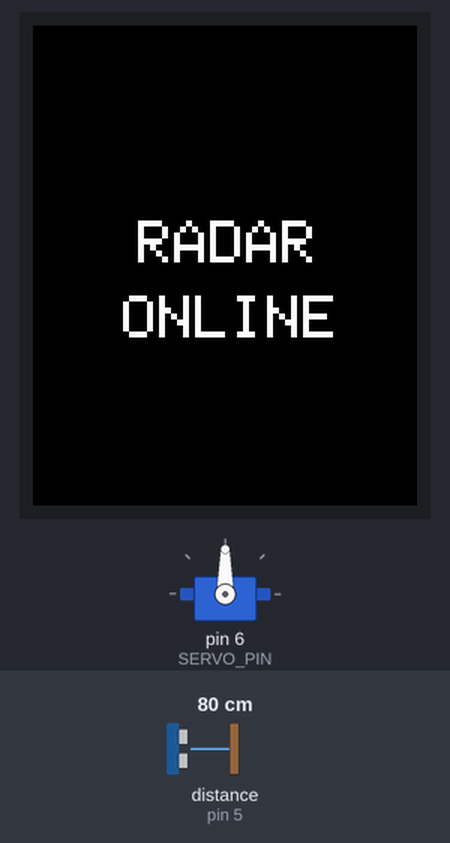
Recording of a sketch running on a simulated Arduino Uno, built with avr-gcc and run on an emulated ATmega328P. Shown: 128×160 colour display, servo. Wiring (inferred from the names in the program): ultrasonic range finder: trigger pin 4; echo pin 5. Inputs (shaded band) come from the test bench; at power-on: distance to the obstacle (sensor on pin 5) 80 cm. The echo pulse lasts 58.3 µs per cm.

Above: at 8.6 s.
At 11.5 s:
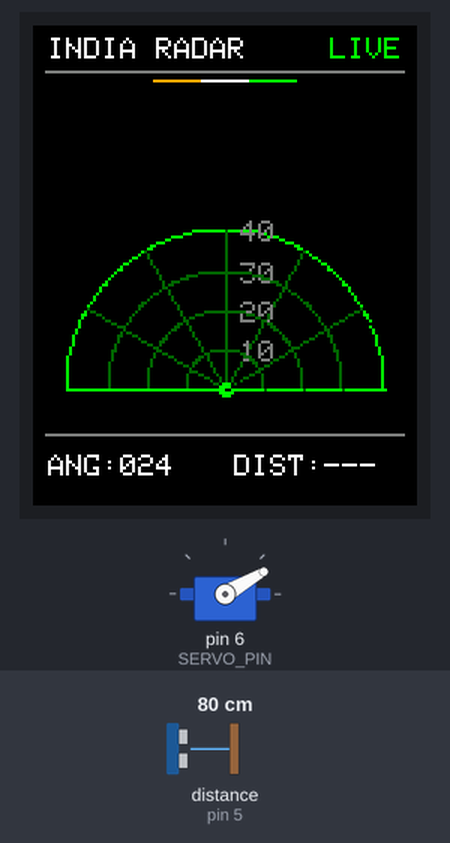
11.6 s: distance to the obstacle (sensor on pin 5) set to 2 cm
At 13.11 s:
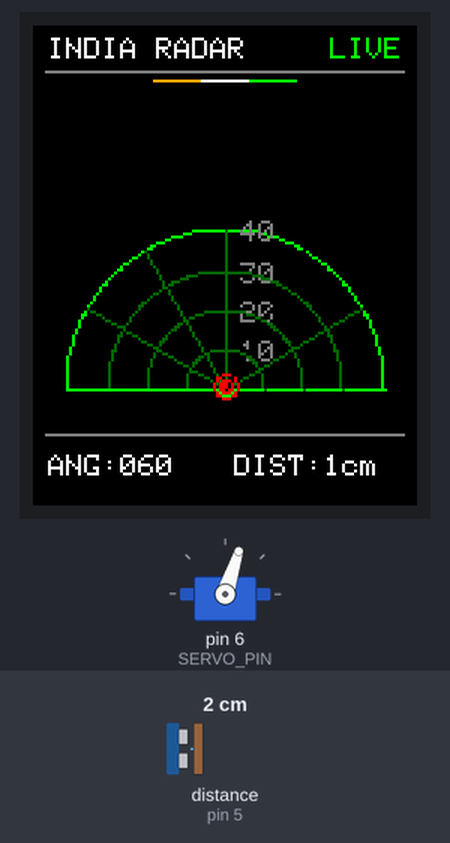
13.7 s: distance to the obstacle (sensor on pin 5) set to 4 cm
At 14.7 s:
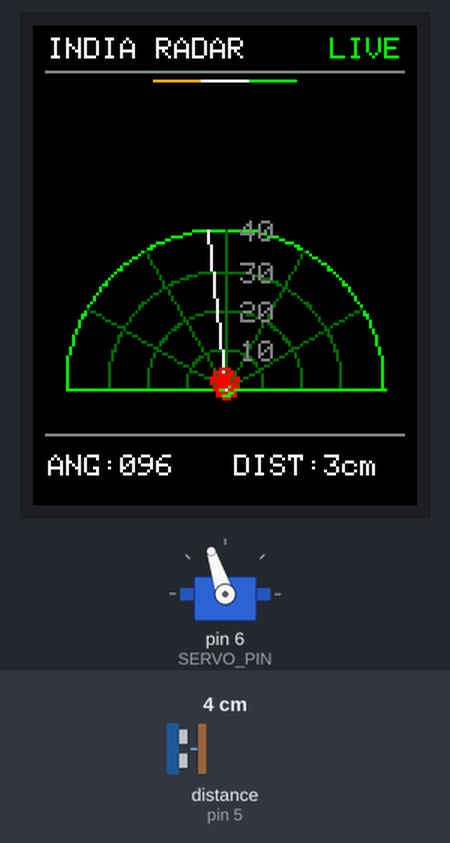
16.3 s: distance to the obstacle (sensor on pin 5) set to 9 cm
At 17.0 s:
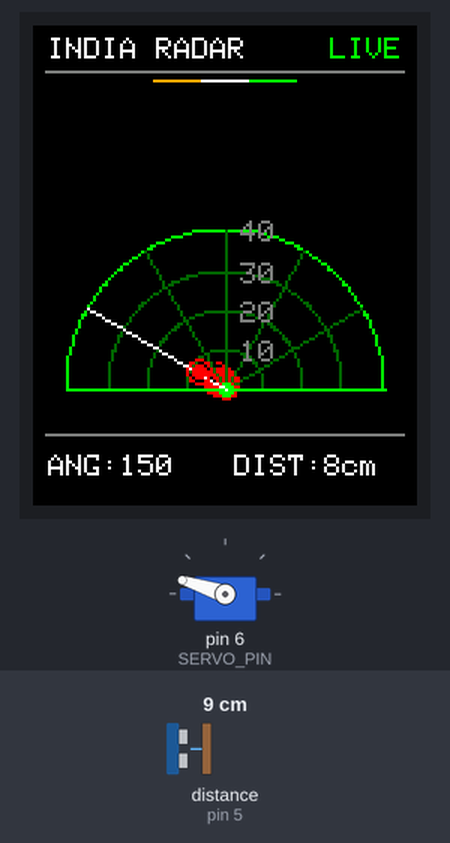
Timing chart, 0 to 25.3 s (numbered marks = the images above; inputs shaded):
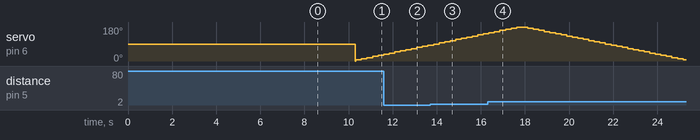

The sketch:

india_radar.ino
```cpp
#include <Adafruit_GFX.h>
#include <Adafruit_ST7735.h>
#include <SPI.h>
#include <Servo.h>
#include <math.h>

#define TFT_CS 10
#define TFT_DC 9
#define TFT_RST 8
Adafruit_ST7735 tft(TFT_CS, TFT_DC, TFT_RST);

#define SERVO_PIN 6
Servo radarServo;

#define TRIG_PIN 4
#define ECHO_PIN 5

#define BLACK 0x0000
#define WHITE 0xFFFF
#define GREEN 0x07E0
#define DARKGREEN 0x0320
#define SAFFRON 0xFD20
#define NAVY 0x001F
#define GREY 0x7BEF
#define RED 0xF800

#define MAX_DISTANCE 40
#define RADAR_CX 64
#define RADAR_CY 121
#define RADAR_R 53

// Faster sweep
#define SERVO_STEP 6
#define SERVO_DELAY 3

int lastSweepAngle = -1;

void drawIndianFlag() {
  int x = 24, y = 12, w = 80;
  tft.fillRect(x, y, w, 18, SAFFRON);
  tft.fillRect(x, y + 18, w, 18, WHITE);
  tft.fillRect(x, y + 36, w, 18, GREEN);

  int cx = 64, cy = y + 27;
  tft.drawCircle(cx, cy, 9, NAVY);
  tft.fillCircle(cx, cy, 2, NAVY);

  for (int i = 0; i < 24; i++) {
    float a = i * 15.0 * 3.14159 / 180.0;
    tft.drawLine(cx + cos(a) * 2, cy + sin(a) * 2,
                 cx + cos(a) * 8, cy + sin(a) * 8, NAVY);
  }

  tft.drawLine(x - 4, y, x - 4, y + 64, WHITE);
  tft.fillCircle(x - 4, y - 2, 2, WHITE);
}

void drawLoader(int frame) {
  int cx = 64, cy = 108, radius = 11;
  tft.fillRect(45, 88, 38, 40, BLACK);

  for (int i = 0; i < 8; i++) {
    float a = i * 45.0 * 3.14159 / 180.0;
    int x = cx + cos(a) * radius;
    int y = cy + sin(a) * radius;
    tft.fillCircle(x, y, (i == frame) ? 3 : 2,
                   (i == frame) ? WHITE : GREY);
  }
}

// Returns 1..40 cm, or -1 for no valid target.
int getDistance() {
  digitalWrite(TRIG_PIN, LOW);
  delayMicroseconds(2);
  digitalWrite(TRIG_PIN, HIGH);
  delayMicroseconds(10);
  digitalWrite(TRIG_PIN, LOW);

  unsigned long duration = pulseIn(ECHO_PIN, HIGH, 5000);
  if (duration == 0) return -1;

  int distance = duration * 0.0343 / 2;
  if (distance <= 0 || distance > MAX_DISTANCE) return -1;
  return distance;
}

void drawRadarArc(int radius, uint16_t color) {
  for (int angle = 0; angle <= 180; angle++) {
    float a = angle * 3.14159 / 180.0;
    tft.drawPixel(RADAR_CX + cos(a) * radius,
                  RADAR_CY - sin(a) * radius, color);
  }
}

void drawRadarGrid() {
  drawRadarArc(RADAR_R / 4, DARKGREEN);
  drawRadarArc(RADAR_R / 2, DARKGREEN);
  drawRadarArc(RADAR_R * 3 / 4, DARKGREEN);
  drawRadarArc(RADAR_R, GREEN);

  tft.drawLine(RADAR_CX - RADAR_R, RADAR_CY,
               RADAR_CX + RADAR_R, RADAR_CY, GREEN);

  int angles[] = {30, 60, 90, 120, 150};
  for (int i = 0; i < 5; i++) {
    float a = angles[i] * 3.14159 / 180.0;
    tft.drawLine(RADAR_CX, RADAR_CY,
                 RADAR_CX + cos(a) * RADAR_R,
                 RADAR_CY - sin(a) * RADAR_R, DARKGREEN);
  }

  tft.fillCircle(RADAR_CX, RADAR_CY, 2, GREEN);
}

void drawRadarHeader() {
  tft.fillRect(0, 0, 128, 20, BLACK);
  tft.setTextSize(1);
  tft.setTextColor(WHITE);
  tft.setCursor(5, 4);
  tft.print("INDIA RADAR");

  tft.setTextColor(GREEN);
  tft.setCursor(99, 4);
  tft.print("LIVE");

  tft.drawFastHLine(4, 15, 120, GREY);
  tft.drawFastHLine(40, 18, 16, SAFFRON);
  tft.drawFastHLine(56, 18, 16, WHITE);
  tft.drawFastHLine(72, 18, 16, GREEN);
}

void drawRangeLabels() {
  tft.setTextSize(1);
  tft.setTextColor(GREY);

  tft.setCursor(RADAR_CX + 5, RADAR_CY - RADAR_R / 4 - 3);
  tft.print("10");
  tft.setCursor(RADAR_CX + 5, RADAR_CY - RADAR_R / 2 - 3);
  tft.print("20");
  tft.setCursor(RADAR_CX + 5, RADAR_CY - RADAR_R * 3 / 4 - 3);
  tft.print("30");
  tft.setCursor(RADAR_CX + 5, RADAR_CY - RADAR_R - 3);
  tft.print("40");
}

void drawRadarInfo(int angle, int distance) {
  tft.fillRect(0, 137, 128, 23, BLACK);
  tft.drawFastHLine(4, 136, 120, GREY);

  tft.setTextSize(1);
  tft.setTextColor(WHITE);

  tft.setCursor(5, 143);
  tft.print("ANG:");
  if (angle < 100) tft.print("0");
  if (angle < 10) tft.print("0");
  tft.print(angle);

  tft.setCursor(67, 143);
  tft.print("DIST:");

  if (distance < 1 || distance > MAX_DISTANCE) {
    tft.print("---");
  } else {
    tft.print(distance);
    tft.print("cm");
  }
}

void drawSweepLine(int angle, uint16_t color) {
  float a = angle * 3.14159 / 180.0;
  tft.drawLine(RADAR_CX, RADAR_CY,
               RADAR_CX + cos(a) * RADAR_R,
               RADAR_CY - sin(a) * RADAR_R, color);
}

void drawTarget(int angle, int distance) {
  if (distance < 1 || distance > MAX_DISTANCE) return;

  int r = map(distance, 0, MAX_DISTANCE, 0, RADAR_R);
  float a = angle * 3.14159 / 180.0;
  int x = RADAR_CX + cos(a) * r;
  int y = RADAR_CY - sin(a) * r;

  tft.drawCircle(x, y, 4, RED);
  tft.fillCircle(x, y, 2, RED);
}

void setupRadarScreen() {
  tft.fillScreen(BLACK);
  drawRadarHeader();
  drawRadarGrid();
  drawRangeLabels();
  drawRadarInfo(90, -1);
}

void setup() {
  tft.initR(INITR_BLACKTAB);
  tft.setRotation(2);
  tft.fillScreen(BLACK);

  pinMode(TRIG_PIN, OUTPUT);
  pinMode(ECHO_PIN, INPUT);

  radarServo.attach(SERVO_PIN);
  radarServo.write(90);
  delay(300);

  drawIndianFlag();

  tft.setTextSize(1);
  tft.setTextColor(WHITE);
  tft.setCursor(39, 72);
  tft.print("15 AUGUST");
  tft.setCursor(38, 132);
  tft.print("LOADING...");

  unsigned long startTime = millis();
  int frame = 0;
  while (millis() - startTime < 8000) {
    drawLoader(frame);
    frame++;
    if (frame >= 8) frame = 0;
    delay(100);
  }

  tft.fillScreen(BLACK);
  tft.setTextColor(WHITE);
  tft.setTextSize(2);

  tft.setCursor(35, 65);
  tft.print("RADAR");
  tft.setCursor(30, 90);
  tft.print("ONLINE");

  delay(1500);
  setupRadarScreen();
}

void scan(int startAngle, int endAngle, int step) {
  for (int angle = startAngle;
       (step > 0) ? (angle <= endAngle) : (angle >= endAngle);
       angle += step) {

    radarServo.write(angle);
    delay(SERVO_DELAY);

    int distance = getDistance();

    if (lastSweepAngle >= 0) {
      drawSweepLine(lastSweepAngle, BLACK);
      drawRadarGrid();
      drawRangeLabels();
    }

    drawSweepLine(angle, WHITE);

    if (distance >= 1 && distance <= MAX_DISTANCE)
      drawTarget(angle, distance);

    drawRadarInfo(angle, distance);
    lastSweepAngle = angle;
  }
}

void loop() {
  scan(0, 180, SERVO_STEP);
  scan(180, 0, -SERVO_STEP);
}
```

Measured:
- after the input at 11.6 s, the display: first differs from a run without the input after 0.52 s (image 2 shows a later state)
- by itself, servo on pin 6 (SERVO_PIN): rises from 144° to 180° in 1.3 s, then falls to 6° in 7.6 s
- what the display in image 0 shows lasts 1.8 s, from 8.5 s to 10.3 s
- what the display in image 3 shows lasts 0.5 s, from 14.4 s to 14.9 s
